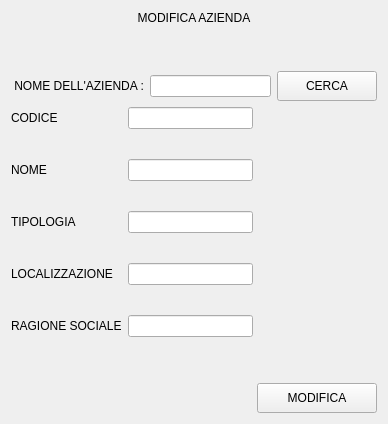
               <widget class="QWidget" name="page_modifica_azienda">
                <layout class="QVBoxLayout" name="verticalLayout_37">
                 <item>
                  <widget class="QLabel" name="label_61">
                   <property name="text">
                    <string>MODIFICA AZIENDA</string>
                   </property>
                   <property name="alignment">
                    <set>Qt::AlignCenter</set>
                   </property>
                  </widget>
                 </item>
                 <item>
                  <spacer name="verticalSpacer_11">
                   <property name="orientation">
                    <enum>Qt::Vertical</enum>
                   </property>
                   <property name="sizeHint" stdset="0">
                    <size>
                     <width>20</width>
                     <height>40</height>
                    </size>
                   </property>
                  </spacer>
                 </item>
                 <item>
                  <layout class="QHBoxLayout" name="horizontalLayout_26">
                   <item>
                    <widget class="QLabel" name="label_62">
                     <property name="text">
                      <string> NOME DELL'AZIENDA :</string>
                     </property>
                    </widget>
                   </item>
                   <item>
                    <widget class="QLineEdit" name="mod_cerca_azienda">
                     <property name="text">
                      <string/>
                     </property>
                    </widget>
                   </item>
                   <item>
                    <widget class="QPushButton" name="bt_mod_cerca_azienda">
                     <property name="minimumSize">
                      <size>
                       <width>100</width>
                       <height>30</height>
                      </size>
                     </property>
                     <property name="text">
                      <string>CERCA</string>
                     </property>
                    </widget>
                   </item>
                  </layout>
                 </item>
                 <item>
                  <layout class="QHBoxLayout" name="horizontalLayout_28">
                   <item>
                    <layout class="QVBoxLayout" name="verticalLayout_35">
                     <property name="spacing">
                      <number>30</number>
                     </property>
                     <item>
                      <widget class="QLabel" name="label_63">
                       <property name="text">
                        <string>CODICE</string>
                       </property>
                      </widget>
                     </item>
                     <item>
                      <widget class="QLabel" name="label_64">
                       <property name="text">
                        <string>NOME</string>
                       </property>
                      </widget>
                     </item>
                     <item>
                      <widget class="QLabel" name="label_65">
                       <property name="text">
                        <string>TIPOLOGIA</string>
                       </property>
                      </widget>
                     </item>
                     <item>
                      <widget class="QLabel" name="label_66">
                       <property name="text">
                        <string>LOCALIZZAZIONE</string>
                       </property>
                      </widget>
                     </item>
                     <item>
                      <widget class="QLabel" name="label_67">
                       <property name="text">
                        <string>RAGIONE SOCIALE</string>
                       </property>
                      </widget>
                     </item>
                    </layout>
                   </item>
                   <item>
                    <layout class="QVBoxLayout" name="verticalLayout_36">
                     <property name="spacing">
                      <number>30</number>
                     </property>
                     <item>
                      <widget class="QLineEdit" name="mod_codice_azienda"/>
                     </item>
                     <item>
                      <widget class="QLineEdit" name="mod_nome_azienda"/>
                     </item>
                     <item>
                      <widget class="QLineEdit" name="mod_tipologia_azienda"/>
                     </item>
                     <item>
                      <widget class="QLineEdit" name="mod_localizzazione_azienda"/>
                     </item>
                     <item>
                      <widget class="QLineEdit" name="mod_ragioneSociale_azienda"/>
                     </item>
                    </layout>
                   </item>
                   <item>
                    <spacer name="horizontalSpacer_22">
                     <property name="orientation">
                      <enum>Qt::Horizontal</enum>
                     </property>
                     <property name="sizeHint" stdset="0">
                      <size>
                       <width>40</width>
                       <height>20</height>
                      </size>
                     </property>
                    </spacer>
                   </item>
                  </layout>
                 </item>
                 <item>
                  <spacer name="verticalSpacer_12">
                   <property name="orientation">
                    <enum>Qt::Vertical</enum>
                   </property>
                   <property name="sizeHint" stdset="0">
                    <size>
                     <width>20</width>
                     <height>40</height>
                    </size>
                   </property>
                  </spacer>
                 </item>
                 <item>
                  <layout class="QHBoxLayout" name="horizontalLayout_27">
                   <item>
                    <widget class="QLabel" name="signal_modifica_azienda">
                     <property name="minimumSize">
                      <size>
                       <width>200</width>
                       <height>0</height>
                      </size>
                     </property>
                     <property name="text">
                      <string/>
                     </property>
                     <property name="alignment">
                      <set>Qt::AlignCenter</set>
                     </property>
                    </widget>
                   </item>
                   <item>
                    <spacer name="horizontalSpacer_21">
                     <property name="orientation">
                      <enum>Qt::Horizontal</enum>
                     </property>
                     <property name="sizeHint" stdset="0">
                      <size>
                       <width>40</width>
                       <height>20</height>
                      </size>
                     </property>
                    </spacer>
                   </item>
                   <item>
                    <widget class="QPushButton" name="bt_mod_modifica_azienda">
                     <property name="minimumSize">
                      <size>
                       <width>120</width>
                       <height>30</height>
                      </size>
                     </property>
                     <property name="text">
                      <string>MODIFICA</string>
                     </property>
                    </widget>
                   </item>
                  </layout>
                 </item>
                </layout>
               </widget>
